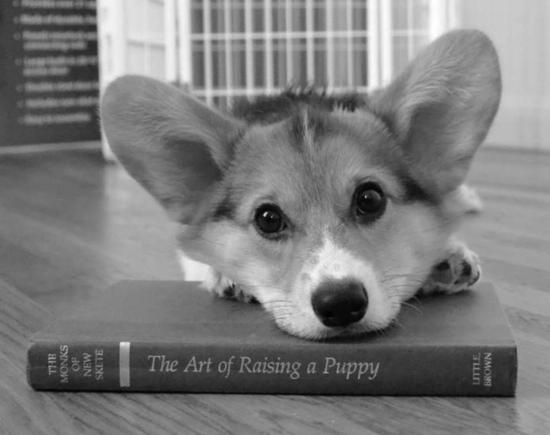
#> input picture resources/test-image.jpg, 550 x 435 px
$ jupyter execute demo_inverse_filter.ipynb
#> lines starting #> are read from the running program, lines starting #| are printed output that depends on the picture
# Inverse filter

[cell 1]
import numpy as np
import scipy
from scipy import signal
from skimage.io import imread
import matplotlib.pyplot as plt

A random filter

[cell 2]
a = np.array([1])
L = 10
# sigma = 2
# b = signal.gaussian(L+1, sigma)
b = np.random.normal(0, 0.1, L+1)
b = b / sum(b)
plt.stem(b)
plt.title('A random finite impulse response (FIR) filter')
plt.savefig('randFIR.pdf', format='pdf', bbox_inches='tight')
#> figure, not shown here; curve peaks at x = 3, y = 0.298

1D filtering

[cell 3]
x = np.concatenate((np.ones(32), 2*np.ones(32)))
y = signal.lfilter(b, a, np.append(x, np.zeros(L)))
plt.subplot(211)
plt.stem(x)
plt.title('x')
plt.subplot(212)
plt.stem(y)
plt.title('y')
plt.savefig('1D_filtering.pdf', format='pdf', bbox_inches='tight')
#> figure, not shown here; panel 1: curve peaks at x = 32, y = 2; panel 2: curve peaks at x = 42, y = 2

2D separable filtering

[cell 4]
def lfilter2(b, a, im):
    L = b.size - 1
    im1 = signal.lfilter(b, a, np.append(im, np.zeros((L, im.shape[1])), axis=0), axis=0)
    im2 = signal.lfilter(b, a, np.append(im1, np.zeros((im1.shape[0], L)), axis=1), axis=1)
    return im2

Test image

[cell 5]
im = imread('resources/test-image.jpg')
#> im is the input picture: shape (435, 550); min 0, max 255, mean 124.5
plt.imshow(im, 'gray');
plt.title('Input image')
plt.savefig('input_im.pdf', format='pdf', bbox_inches='tight')

[cell 6]
im2 = lfilter2(b, a, im)
#> in lfilter2, `im1 = signal.lfilter(b, a, np.append(im, np.zeros((L, im.shape[1])), a..`:
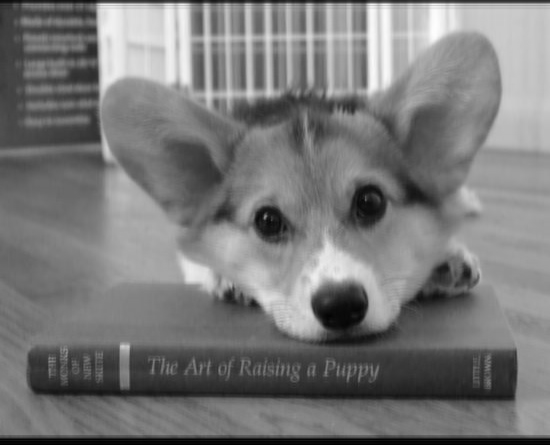
#> im1: shape (445, 550) float64; min 1.95, max 254.5, mean 121.7
#> in lfilter2, `im2 = signal.lfilter(b, a, np.append(im1, np.zeros((im1.shape[0], L)),..`:
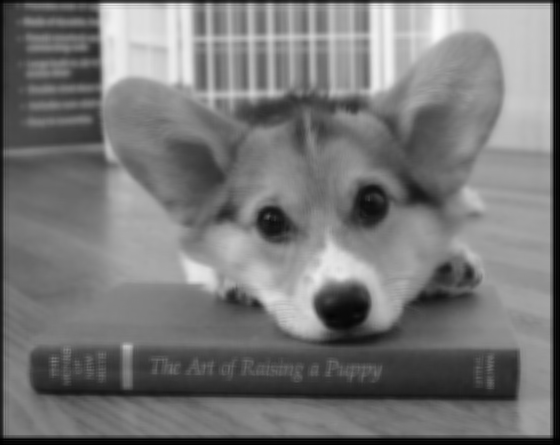
#> im2: shape (445, 560) float64; min 0.0575, max 251.3, mean 119.5
plt.imshow(im2, 'gray')
plt.title('Filtered image')
plt.savefig('filtered_im.pdf', format='pdf', bbox_inches='tight')

Factorize $B(z) = B_i(z) B_o(z)$ where $B_i(z)$ and $B_o(z)$ have roots inside and outside the unit circle, respectively.

[cell 7]
r = np.roots(b)
ri = r[np.abs(r) < 1]
ro = r[np.abs(r) >= 1]
bi = np.poly(ri)
bo = np.poly(ro)

np.set_printoptions(precision=2)
print('abs(r) =', np.abs(r))
print('bi = ', bi)
print('bo = ', bo)

[cell 8]
# Verify factorization
b2 = np.convolve(bi, bo) * b[0]
print('b2 - b = ', b2 - b)

[cell 9]
# Causal filter with poles inside unit circle
w = signal.lfilter(a, bi, y)

[cell 10]
# Anti-causal filter with poles outside unit circle
# Flip signal and coefficients for anti-causal computation
K = bo.size
af = np.zeros(K)
af[K-1] = 1
bof = np.flip(bo)
xr = np.flip(signal.lfilter(af, bof, np.flip(w))) / b[0]

[cell 11]
plt.subplot(211)
plt.stem(w)
plt.title('w')
plt.subplot(212)
plt.stem(xr)
plt.title('$\hat{x}$')
plt.savefig('inverse_proc.pdf', format='pdf', bbox_inches='tight')
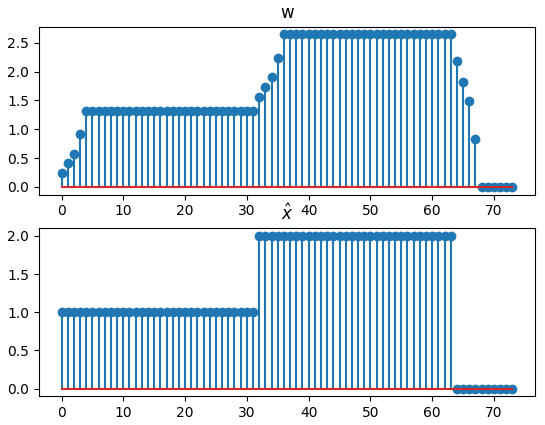
#> figure drawn by matplotlib, 2 panels; panel 1: curve peaks at x = 38, y = 2.65; panel 2: curve peaks at x = 47, y = 2

[cell 12]
def inverse_filter(b, y):
    # Factorize B(z) = B_i(z) B_o(z), where B_i and B_o have roots inside and outside unit circle
    r = np.roots(b)
    ri = r[np.abs(r) < 1]
    ro = r[np.abs(r) >= 1]
    bi = np.poly(ri)
    bo = np.poly(ro)

    # Causal filter with poles inside unit circle
    w = signal.lfilter(a, bi, y)

    # Anti-causal filter with poles outside unit circle
    # Flip signal and coefficients for anti-causal computation
    K = bo.size
    af = np.zeros(K)
    af[K-1] = 1
    bof = np.flip(bo)
    xr = np.flip(signal.lfilter(af, bof, np.flip(w))) / b[0]

    # Truncate added zeros due to extended filtering
    return xr[:-b.size+1]

[cell 13]
xr2 = signal.lfilter(a, b, y)
plt.stem(xr2)
plt.title('Reconstruction by direct inverse filtering')
plt.savefig('direct_inverse.pdf', format='pdf', bbox_inches='tight')
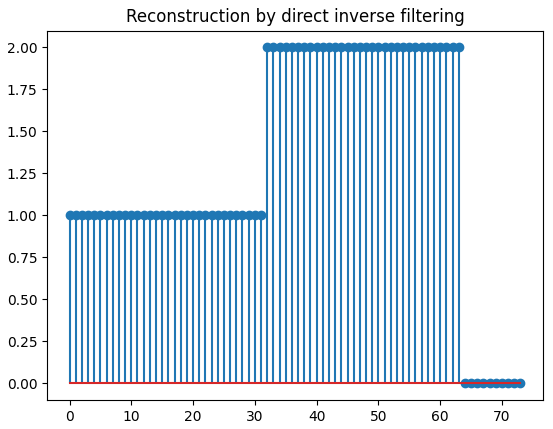
#> figure drawn by matplotlib, 1 panel; curve peaks at x = 60, y = 2
e = xr2[:-b.size+1] - x
np.set_printoptions(precision=2)
print('Reconstruction error xr2 - x = \n', e)

[cell 14]
xr = inverse_filter(b, y)
plt.stem(xr)
plt.title('Reconstruction by causal + anti-causal inverse filtering')
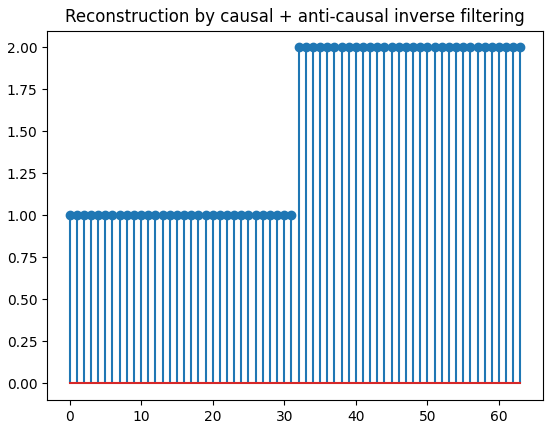
#> figure drawn by matplotlib, 1 panel; curve peaks at x = 47, y = 2

## Consider adding noise

[cell 15]
e = np.random.normal(0, 0.01, y.size)

[cell 16]
xr2 = signal.lfilter(a, b, y+e)
plt.stem(xr2)
plt.title('Reconstruction by direct inverse filter')
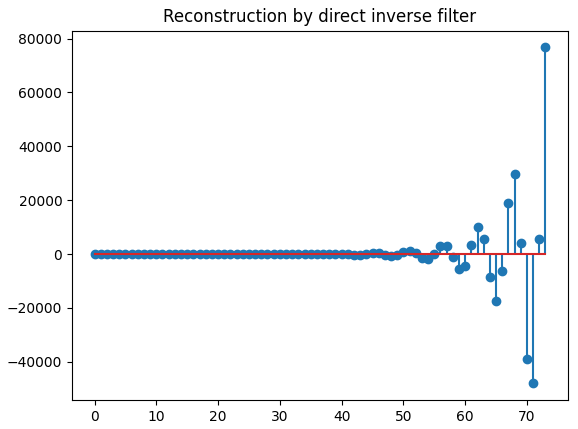
#> figure drawn by matplotlib, 1 panel; curve peaks at x = 73, y = 76744.6

[cell 17]
xr = inverse_filter(b, y+e)
plt.stem(xr)
plt.title('Reconstruction by causal + anti-causal inverse filtering')
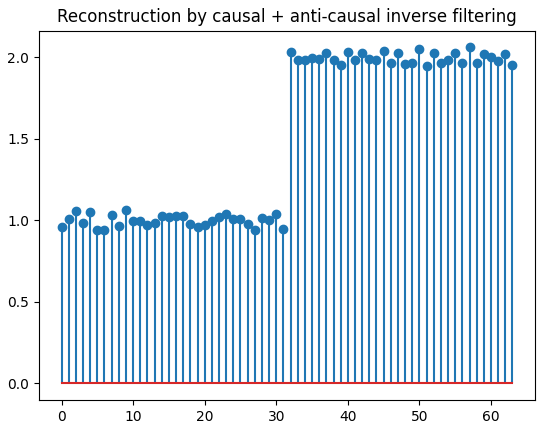
#> figure drawn by matplotlib, 1 panel; curve peaks at x = 57, y = 2.06

2D inverse filtering

[cell 18]
def inverse_filter2(b, y):
    # Factorize B(z) = B_i(z) B_o(z), where B_i and B_o have roots inside and outside unit circle
    r = np.roots(b)
    ri = r[np.abs(r) < 1]
    ro = r[np.abs(r) >= 1]
    bi = np.poly(ri)
    bo = np.poly(ro)

    # Causal filter with poles inside unit circle
    w1 = signal.lfilter(a, bi, y, axis=0)
    w2 = signal.lfilter(a, bi, w1, axis=1)

    # Anti-causal filter with poles outside unit circle
    # Flip signal for anti-causal computation
    K = bo.size - 1
    bof = np.flip(bo)
    af = np.append(np.zeros(K), np.array([1]))
    xr1 = np.flip(signal.lfilter(af, bof, np.flip(w2, axis=0), axis=0), axis=0) / b[0]
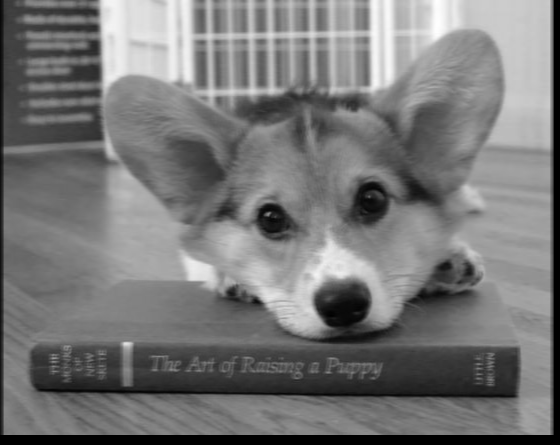
#> xr1: shape (445, 560) float64; min -4.98e-14, max 335.6, mean 158.1; drawn with min black and max white
    xr2 = np.flip(signal.lfilter(af, bof, np.flip(xr1, axis=1), axis=1), axis=1) / b[0]
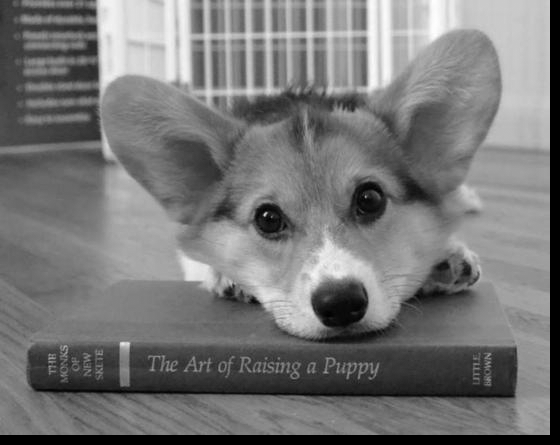
#> xr2: shape (445, 560) float64; min -1.34e-13, max 255, mean 119.5; drawn with min black and max white

    # Truncate the added zeros from extended filtering
    return xr2[:-b.size+1, :-b.size+1]

[cell 19]
imr = inverse_filter2(b, im2)
plt.imshow(imr, 'gray', vmin=0, vmax=255)
plt.title('Recovered image by causal + anti-causal filtering')
plt.savefig('inverse_proc_im.pdf', format='pdf', bbox_inches='tight')

[cell 20]
imr2 = lfilter2(a, b, im2)
#> in lfilter2 (call 2), `im1 = signal.lfilter(b, a, np.append(im, np.zeros((L, im.shape[1])), a..`:
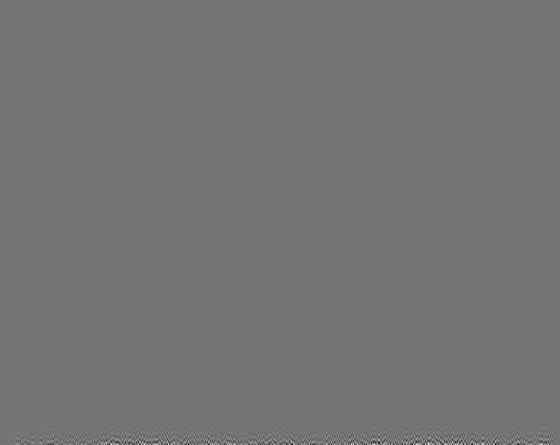
#> im1: shape (445, 560) float64; min -1.61e+24, max 1.91e+24, mean 1.37e+20; drawn with min black and max white
